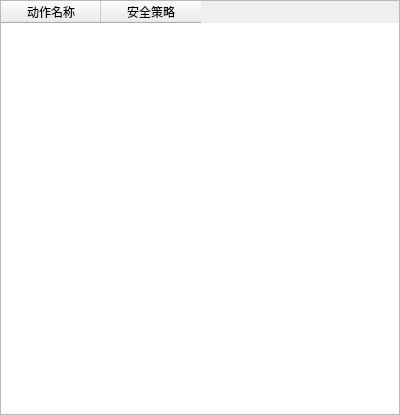
<?xml version="1.0" encoding="UTF-8"?>
<ui version="4.0">
 <class>CVariableSecurityPolicyDialog</class>
 <widget class="QDialog" name="CVariableSecurityPolicyDialog">
  <property name="geometry">
   <rect>
    <x>0</x>
    <y>0</y>
    <width>400</width>
    <height>415</height>
   </rect>
  </property>
  <property name="windowTitle">
   <string>Dialog</string>
  </property>
  <widget class="QTableWidget" name="securityPolicyTableWidget">
   <property name="geometry">
    <rect>
     <x>0</x>
     <y>0</y>
     <width>400</width>
     <height>415</height>
    </rect>
   </property>
   <column>
    <property name="text">
     <string>动作名称</string>
    </property>
   </column>
   <column>
    <property name="text">
     <string>安全策略</string>
    </property>
   </column>
  </widget>
 </widget>
 <resources/>
 <connections/>
</ui>
